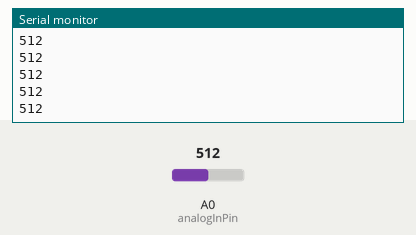
Recording of a sketch running on a simulated Arduino Uno, built with avr-gcc and run on an emulated ATmega328P. Parts: the last lines printed to the serial monitor. The inputs (shaded band) are chosen by the test bench; at power-on: A0 (analogInPin) = 512.

Above: at 1.2 s.
1.3 s: A0 (analogInPin) set to 716
At 2.3 s:
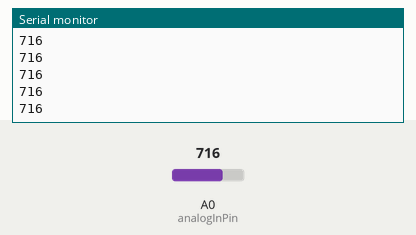
2.8 s: A0 (analogInPin) set to 900
At 3.5 s:
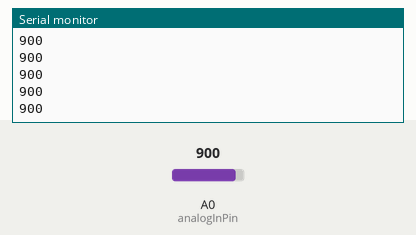
Timing chart, 0 to 5.8 s (numbered marks = the images above; inputs shaded):
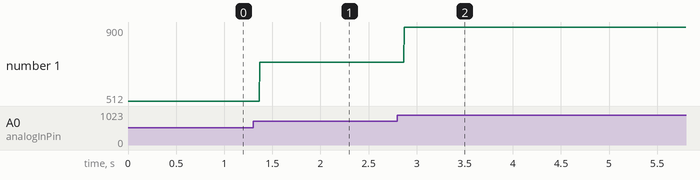

Measured:
- after the input at 1.3 s, the serial monitor: prints a new line after 0.07 s (image 1)
- after the input at 2.8 s, the serial monitor: prints a new line after 0.07 s (image 2)
- plotted number 1: 512 → 716 after the input at 1.3 s, 716 → 900 after the input at 2.8 s

The sketch:

02_readAnalogSensor.ino
```cpp
// use one of these analog sensors from your Grove Kit
// https://wiki.seeedstudio.com/Grove-Rotary_Angle_Sensor/
// https://wiki.seeedstudio.com/Grove-Light_Sensor/
// https://wiki.seeedstudio.com/Grove-Temperature_Sensor/ > look at code example
// https://wiki.seeedstudio.com/Grove-Sound_Sensor/ > look at code example

// These constants won't change. They're used to give names to the pins used:
const int analogInPin = 0; // or A0  // digital input pin that the sensor is attached to

int sensorValue = 0;        // value read from sensor


void setup() {
  // initialize serial communications at 9600 bps:
  Serial.begin(9600);
  // for analog pin no initialization as an input needed !
}

void loop() {

  // read the analog pin
  sensorValue = analogRead(analogInPin);

  // print the results to the Serial Monitor:
  Serial.println(sensorValue); // if you use a rotary angly sensor (potentiometer) you should get values between '0' or '1023'
}
```
